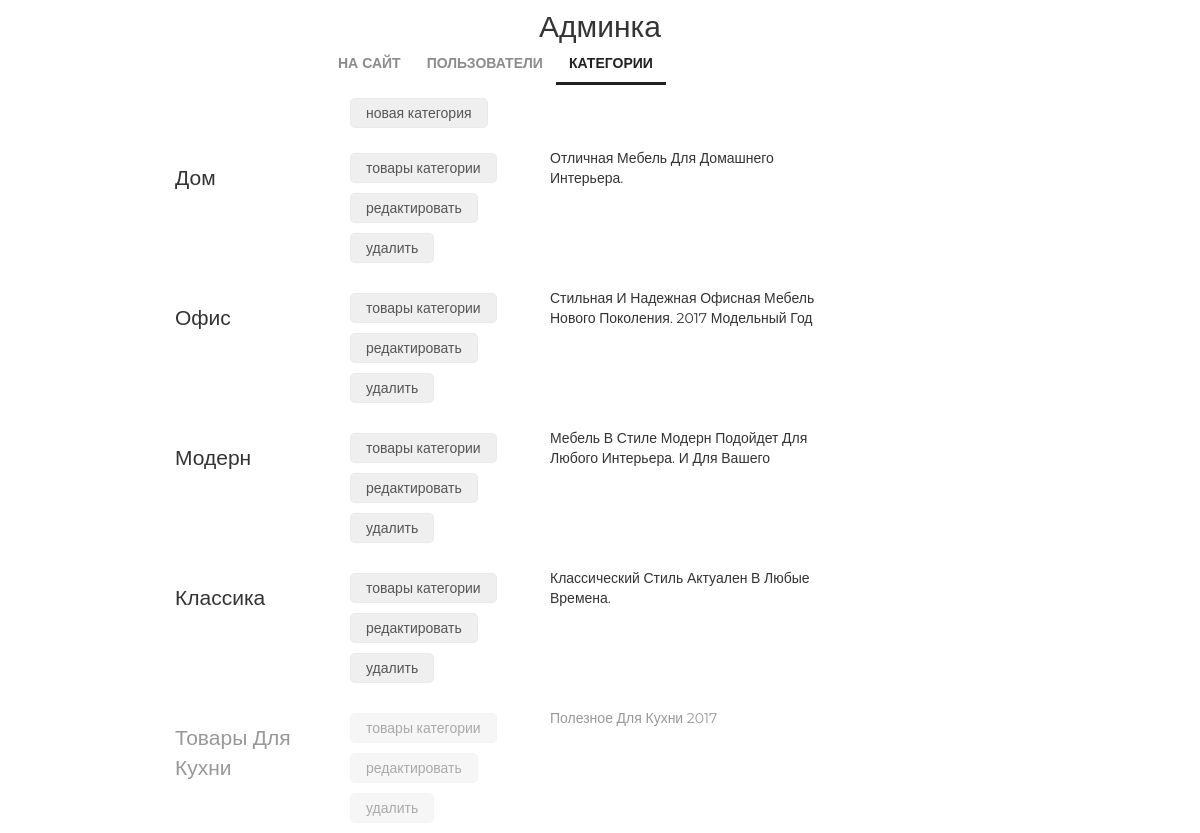
/admin/categories/read/ (signed in), run on the app's committed database.
### mainapp/models.py (models this page shows, shortened)
class ProductCategory(models.Model):
    name = models.CharField(verbose_name='название категории', max_length=64, unique=True)
    description = models.TextField(verbose_name='описание категории', blank=True)
    is_active = models.BooleanField(verbose_name='категория активна', default=True)

### adminapp/views.py (the view)
# urls.py: re_path(r'^categories/update/(?P<pk>\d+)/$', adminapp.ProductCategoryUpdateView.as_view(), name='category_update'),
@user_passes_test(lambda u: u.is_superuser)
def categories(request):
    title = 'админка/категории'
    categories_list = ProductCategory.objects.all()
    content = {
        'title': title,
        'objects': categories_list
    }
    return render(request, 'adminapp/categories.html', content)

### mainapp/context_processors.py (called while the page is built)
def basket(request):
    print(f'context processor basket works')
    basket = []
    if request.user.is_authenticated:
        basket = Basket.objects.filter(user=request.user)
    return {
        'basket': basket,
    }

### adminapp/templates/adminapp/categories.html
{% extends 'adminapp/base.html' %}
{% load static %}
{% block content %}
    <div class="categories_list">
		<button class="new_category">
			<a href={% url 'admin:category_create' %}>новая категория</a>
		</button>
		{% for object in objects %}
			<div class="category_record {% if not object.is_active %}not_active{% endif %}">
				<div class="category_name">
					{{ object.name|title }}
				</div>
				<div class="category_actions">
					<button>
						<a href={% url 'admin:products' object.pk %}>товары категории</a>
					</button>
					<button>
						<a href={% url 'admin:category_update' object.pk %}>редактировать</a>
					</button>
					<button>
						<a href={% url 'admin:category_delete' object.pk %}>удалить</a>
					</button>
				</div>
				<div class="category_desc">
					{{ object.description|title }}
				</div>
			</div>
		{% endfor%}
	</div>
{% endblock %}

### static/css/style.css (style rules this page uses)
* { margin: 0; padding: 0; }
body { font-family: 'Montserrat', sans-serif; }
html, body { height: 100%; }
.categories_list { margin-left: 150px; }
.categories_list .new_category { margin-left: 200px; }
.categories_list button { border: 1px solid #eaeaea; border-radius: 5px; height: 30px; margin: 5px auto; padding: 0 15px; }
.categories_list a { color: #555; text-decoration: none; }
.category_record { height: 125px; margin: 15px auto; position: relative; }
.category_record.not_active { opacity: 0.5; }
.categories_list .category_name { display: block; float: left; margin-top: 15px; margin-left: 25px; width: 150px; font-size: 150%; }
.category_record .category_actions { display: block; float: left; margin-top: 0px; margin-left: 25px; width: 175px; }
.category_record .category_desc { display: block; float: left; margin-top: 0px; margin-left: 25px; width: 300px; }

### data on the page
ProductCategory: name "Дом", description "Отличная Мебель Для Домашнего Интерьера."
ProductCategory: name "Офис", description "Стильная И Надежная Офисная Мебель Нового Поколения. 2017 Модельный Год"
ProductCategory: name "Модерн", description "Мебель В Стиле Модерн Подойдет Для Любого Интерьера. И Для Вашего"
ProductCategory: name "Классика", description "Классический Стиль Актуален В Любые Времена."
ProductCategory: name "Товары Для Кухни", description "Полезное Для Кухни 2017"
